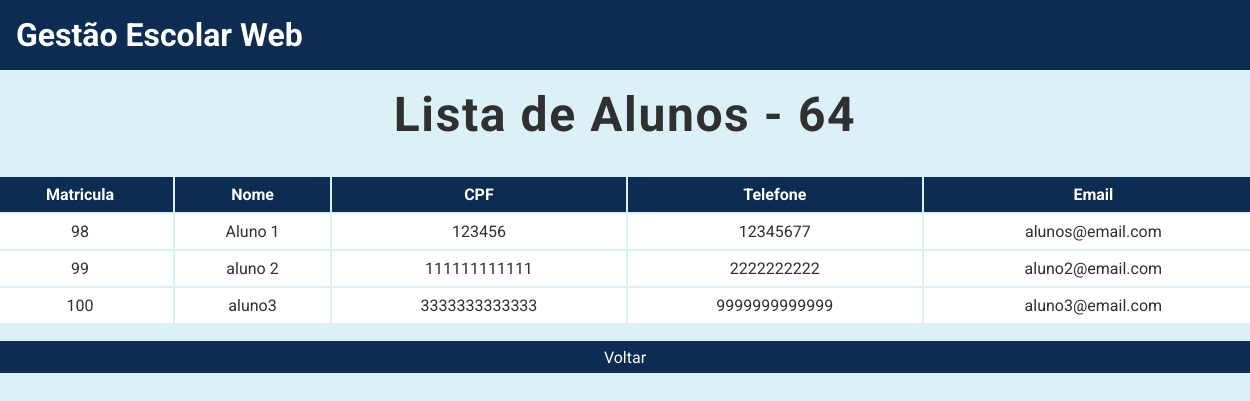
Screenshot of /listar/turmas_alunos/64 with the database file from the repository.
### tables this page shows
CREATE TABLE Alunos (
    matricula INTEGER PRIMARY KEY AUTOINCREMENT,
    nome VARCHAR (255) NOT NULL,
    cpf CHAR (11) NOT NULL,
    telefone CHAR (11),
    email VARCHAR (255) NOT NULL
);

### main.py (the view)
@app.route("/listar/turmas_alunos/<codigo_turma>")
def listar_turmas_alunos(codigo_turma):
    alunos = Turma.listarAlunos(codigo_turma)
    return render_template("listar_turmas_alunos.html", alunos=alunos, codigo_turma=codigo_turma)

### turma.py (called while the page is built)
    @classmethod
    def listarAlunos(cls, codigo_turma):
        conexao = sqlite3.connect("gestao_escolar.db")
        cursor = conexao.cursor()
        sql = f"""
            SELECT an.matricula, an.nome, an.cpf, an.telefone, an.email
            FROM Alunos AS an
            INNER JOIN Turmas_Alunos AS tm_an ON an.matricula = tm_an.matricula_aluno
            WHERE tm_an.codigo_turma = '{codigo_turma}'
        """
        cursor.execute(sql)
        listaAlunos = cursor.fetchall()
        conexao.close()
        return listaAlunos

### templates/listar_turmas_alunos.html
{% extends "base.html" %}
{% block conteudo %}
<div class="conteudo-principal">
    <h2>Lista de Alunos - {{codigo_turma}}</h2>
    <div class="conteudo-tabela">
        <table>
            <tr>
                <th>Matricula</th>
                <th>Nome</th>
                <th>CPF</th>
                <th>Telefone</th>
                <th>Email</th>
            </tr>
            {% if alunos %}
                {% for aluno in alunos %}
                <tr>
                    <td>{{ aluno[0] }}</td>
                    <td>{{ aluno[1] }}</td>
                    <td>{{ aluno[2] }}</td>
                    <td>{{ aluno[3] }}</td>
                    <td>{{ aluno[4] }}</td>
                </tr>
                {% endfor %}
            {% else %}
                <td colspan="5">Sem alunos nessa turma.</td>
            {% endif %}
        </table>
        <a href="/listar/turmas" class="botao-primario">Voltar</a>
    </div>
</div>
{% endblock %}

### static/css/style.css (style rules this page uses)
:root { --azul-fraco: rgb(220, 240, 247); --azul-escuro: rgb(12, 44, 82); --preto: rgb(48, 48, 48); --azul-normal: rgb(94, 157, 200); --verde-normal: rgb(21, 238, 108); }
* { margin: 0; padding: 0; box-sizing: border-box; }
body { font-family: 'Roboto', sans-serif; background: var(--azul-fraco); }
a { text-decoration: none; }
.botao-primario { display: flex; background-color: var(--azul-escuro); color: #fff; width: 100%; text-align: center; justify-content: center; align-items: center; border-radius: 3rem; }
main .conteudo-principal { text-align: center; display: flex; justify-content: center; flex-direction: column; align-items: center; margin-bottom: 2rem; }
main .conteudo-principal h2 { margin: 1rem 0 1rem 0; font-size: 3rem; color: var(--preto); letter-spacing: .1rem; }
main .conteudo-principal .conteudo-tabela { width: 80rem; }
main .conteudo-principal .conteudo-tabela .botao-primario { height: 2rem; font-size: 1rem; font-weight: 400; }
main .conteudo-principal .conteudo-tabela table { margin: 1rem 0 1rem 0; width: 100%; }
main .conteudo-principal .conteudo-tabela table th { background: var(--azul-escuro); color: #fff; padding: 0.5rem; }
main .conteudo-principal .conteudo-tabela table td { background: #fff; color: var(--preto); padding: 0.5rem; }

### rows the page displays
Alunos: matricula "98", nome "Aluno 1", cpf "123456", telefone "12345677", email "alunos@email.com"
Alunos: matricula "99", nome "aluno 2", cpf "111111111111", telefone "2222222222", email "aluno2@email.com"
Alunos: matricula "100", nome "aluno3", cpf "3333333333333", telefone "9999999999999", email "aluno3@email.com"

### other values shown
{{ codigo_turma }} "64"
